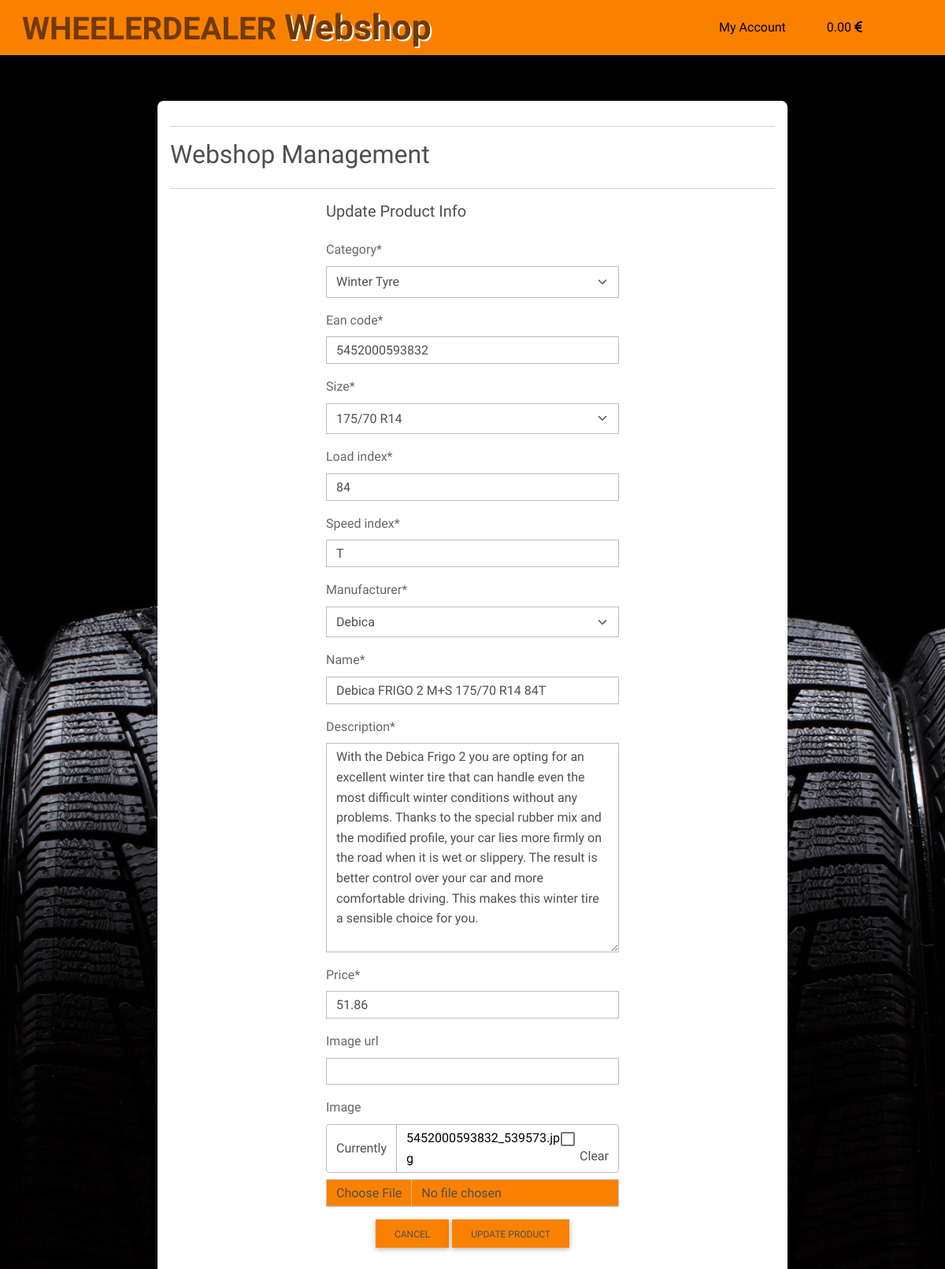
Page /products/update_product/5452000593832/ (signed in) on the committed database.
### products/models.py (models this page shows, shortened)
class Product(models.Model):
    category = models.ForeignKey('Category', null=False, blank=False, on_delete=models.CASCADE)
    ean_code = models.CharField(max_length=13, validators=[MinLengthValidator(13)], null=False, blank=False)
    size = models.ForeignKey('TyreSize', null=False, blank=False, on_delete=models.CASCADE)
    load_index = models.CharField(max_length=2, null=False, blank=False)
    speed_index = models.CharField(max_length=1, null=False, blank=False)
    manufacturer = models.ForeignKey('Manufacturer', null=False, blank=False, on_delete=models.CASCADE)
    name = models.CharField(max_length=254)
    description = models.TextField()
    price = models.DecimalField(max_digits=6, decimal_places=2)
    image_url = models.URLField(max_length=1024, null=True, blank=True)
    image = models.ImageField(null=True, blank=True)

### products/views.py (the view)
# urls.py: path('update_product/<int:ean_code>/', views.update_product, name='update_product'),
@login_required
def update_product(request, ean_code):
    if not request.user.is_superuser:
        messages.error(request, "Sorry, You don't have permission to acces this page!")
        return redirect(reverse('home'))
    product = get_object_or_404(Product, ean_code=ean_code)
    if request.method == 'POST':
        form = ProductForm(request.POST, request.FILES, instance=product)
        if form.is_valid():
            form.save()
            messages.success(request, 'Successfully updated product!')
            return redirect(reverse('product_details', args=[product.ean_code]))
        else:
            messages.error(request, 'Failed to update product. Please ensure the form is valid.')
    else:
        form = ProductForm(instance=product)
        messages.info(request, f'You are editing {product.name} with code {product.ean_code}')
    template = 'products/update_product.html'
    context = {
        'form': form,
        'product': product,
        'on_profile_page': True
    }
    return render(request, template, context)

### products/forms.py
class ProductForm(forms.ModelForm):
    class Meta:
        model = Product
        fields = '__all__'
    def __init__(self, *args, **kwargs):
        super().__init__(*args, **kwargs)
        placeholders = {
            'ean_code': '13 digits',
            'load_index': '2 digits',
            'speed_index': '1 letter',
        }
        categories = Category.objects.all()
        brands = Manufacturer.objects.all().order_by('display_name', )
        sizes = TyreSize.objects.all().order_by('rim_size', 'width',)
        display_name_categories = [(c.id, c.get_display_name()) for c in categories]
        full_size_display = [(s.id, s.get_display_name()) for s in sizes]
        display_names_brands = [(b.id, b.get_display_name()) for b in brands]
        self.fields['category'].choices = display_name_categories
        self.fields['manufacturer'].choices = display_names_brands
        self.fields['size'].choices = full_size_display
        for field_name, field in self.fields.items():
            field.widget.attrs['class'] = 'rounded-0'

### cart/contexts.py (called while the page is built, shortened)
def cart_content(request):
    cart_items = []
    order_total = 0
    product_count = 0
    total_product_count = 0
    delivery = order_total * 0.20
    cart = request.session.get('cart', {})
    context = {
        'cart_items': cart_items,
        'product_count': product_count,
        'order_total': order_total,
        'total_product_count': total_product_count,
        'delivery': delivery,
    }
    return context

### products/models.py (called while the page is built)
    def get_display_name(self):
        return self.display_name

    def get_display_name(self):
        return self.display_name

    def get_display_name(self):
        return self.full_size_display

### products/templates/products/update_product.html (shortened to what this page needs)
{% extends "base.html" %}
{% load static %}
{% block extra_css %}
    <link rel="stylesheet" href="{% static 'css/topnav.css' %}">
    <link rel="stylesheet" href="{% static 'css/products.css' %}">
    <link rel="stylesheet" href="{% static 'css/cart.css' %}">
    <link rel="stylesheet" href="{% static 'css/checkout.css' %}">
{% endblock %}
{% block page_header %}
    <div class="container header-container">
    </div>
{% endblock %}
{% block content %}
<div class="col-sm-12 col-lg-10 offset-lg-1 col-xl-8 offset-xl-2 mt-2">
    <div class="card product-card-details mb-3 mt-4 pt-3 pb-3 px-3">
        <div class="row">
            <div class="col">
                <hr>
                <h2 class="logo-font mb-4">Webshop Management</h2>
                <hr>
            </div>
        </div>
        <div class="row">
            <div class="col-12 col-md-6 offset-md-3 pb-5">
                <h5 class="logo-font mb-4">Update Product Info</h5>
                <form method="POST" action="{% url 'update_product' product.ean_code %}" class="form mb-2" enctype="multipart/form-data">
                    {{ form | crispy }}
                    <div class="text-center">
                        <a class="btn bg-orange rounded-0" href="{% url 'products' %}">Cancel</a>
                        <button class="btn bg-orange rounded-0" type="submit">Update Product</button>
                    </div>
                </form>
            </div>
        </div>
    </div>
</div>
{% endblock %}

### static/css/base.css (style rules this page uses)
html { height: 100%; }
body { background: url('/media/iStock-1030486504-tires.jpg') no-repeat center center fixed; background-size: cover; height: calc(100vh - 70px); font-family: 'Domine', serif; }
option { font-family: "Font Awesome 5 Free"; }
a, a:hover { color: black; }
.bg-orange { background-color: rgb(250, 129, 0) !important; }
.header-container { padding-top: 70px; height: 70px; }
input[type=number] { -moz-appearance: textfield; }
@media (max-width: 1500px) { .header-container { height: 104px; } }
@media (min-width: 1200px) { .container { max-width: 85%; } }

### static/css/checkout.css (style rules this page uses)
select, select option { color: rgb(112, 58, 0); }

### rows in the picture
Product: category "Winter Tyre", ean_code "5452000593832", size "175/70 R14", load_index "84", speed_index "T", manufacturer "Debica", name "Debica FRIGO 2 M+S 175/70 R14 84T", description "With the Debica Frigo 2 you are opting for an excellent winter tire that can handle even the most difficult winter conditions without any problems. Thanks to the special rubber mix and the modified profile, your car lies more firmly on the road when it is wet or slippery. The result is better control over your car and more comfortable driving. This makes this winter tire a sensible choice for you.", price "51.86"
